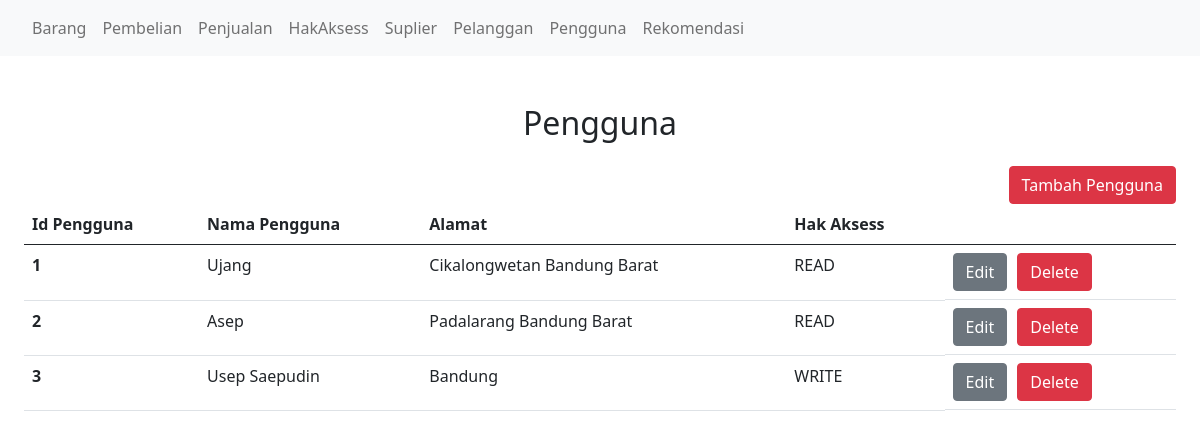
Screenshot of /Pengguna/index.php with the database file from the repository.
### tables this page shows
CREATE TABLE `Pengguna` (
  `idPengguna` int(11) NOT NULL AUTO_INCREMENT,
  `NamaPengguna` varchar(100) NOT NULL,
  `Password` varchar(100) NOT NULL,
  `NamaDepan` varchar(100) DEFAULT NULL,
  `NamaBelakang` varchar(100) DEFAULT NULL,
  `Alamat` varchar(100) DEFAULT NULL,
  `idAksess` int(11) DEFAULT NULL,
  PRIMARY KEY (`idPengguna`),
  KEY `Pengguna_FK` (`idAksess`),
  CONSTRAINT `Pengguna_FK` FOREIGN KEY (`idAksess`) REFERENCES `HakAksess` (`idHakAksess`)
);

CREATE TABLE `HakAksess` (
  `idHakAksess` int(11) NOT NULL,
  `NamaAksess` enum('READ','WRITE') NOT NULL,
  `Keterangan` varchar(45) DEFAULT NULL,
  PRIMARY KEY (`idHakAksess`)
);

### Pengguna/index.php (the view, shortened to what this page needs)
<!DOCTYPE html>
<html lang="en">
<head>
  <link href="https://cdn.jsdelivr.net/npm/bootstrap@5.0.2/dist/css/bootstrap.min.css" rel="stylesheet"
>
</head>
<body>
  <nav class="navbar navbar-expand-lg navbar-light bg-light px-4">
    <div class="collapse navbar-collapse" id="navbarNavAltMarkup">
      <div class="navbar-nav">
        <a class="nav-item nav-link" href="/">Barang</a>
        <a class="nav-item nav-link" href="/pembelian.php">Pembelian</a>
        <a class="nav-item nav-link" href="/penjualan.php">Penjualan</a>
        <a class="nav-item nav-link" href="/hakAksess.php">HakAksess</a>
        <a class="nav-item nav-link" href="/suplier.php">Suplier</a>
        <a class="nav-item nav-link" href="/pelanggan.php">Pelanggan</a>
        <a class="nav-item nav-link" href="/Pengguna/index.php">Pengguna</a>
        <a class="nav-item nav-link" href="/RekomendasiPaket.php">Rekomendasi</a>
      </div>
    </div>
  </nav>
  <div class="px-4 mt-5">
    <h2 class="text-center mb-4">Pengguna</h2>
    <div class="d-flex flex-row-reverse">
      <a href="../add.php" class="btn btn-danger">Tambah Pengguna</a>
    </div>
    <table class="table">
      <thead class="thead-dark">
        <tr>
          <th scope="col">Id Pengguna</th>
          <th scope="col">Nama Pengguna</th>
          <th scope="col">Alamat</th>
          <th scope="col">Hak Aksess</th>
          <th scope="col"></th>
        </tr>
      </thead>
      <tbody>
        <?php
            require '../connection.php';
            $result = mysqli_query($conn, "SELECT idPengguna, NamaPengguna, Alamat, HakAksess.NamaAksess  from Pengguna left join HakAksess on Pengguna.idAksess  = HakAksess.idHakAksess;");
            if (mysqli_num_rows($result) > 0) {
                while ($row = mysqli_fetch_assoc($result)) {
                    $idPengguna = $row["idPengguna"];
                    $NamaPengguna = $row["NamaPengguna"];
                    $AlamatPengguna = $row["Alamat"];
                    $HakAksess = $row['NamaAksess'];
                    echo  "<tr>
                    <th>$idPengguna</th>
                    <td>$NamaPengguna</td>
                    <td>$AlamatPengguna</td>
                    <td>$HakAksess</td>
                    <td class='d-flex'>
                      <a class='btn btn-secondary' style='margin-right: 10px' href='/Pengguna/edit.php?q=$idPengguna'>Edit</a>
                      <form action='/Pengguna/delete.php' method='post'>
                        <input type='hidden' name='idPengguna' value='<?php echo $idPengguna; ?>'>
                        <button type='submit' class='btn btn-danger ml-2'>Delete</button>
                      </form>
                    </td>
                  </tr>";
                }
            }
        ?>
      </tbody>
    </table>
  </div>
</body>
</html>

### rows the page displays
pengguna: idPengguna "1", NamaPengguna "Ujang", Alamat "Cikalongwetan Bandung Barat", idAksess.NamaAksess "READ"
pengguna: idPengguna "2", NamaPengguna "Asep", Alamat "Padalarang Bandung Barat", idAksess.NamaAksess "READ"
pengguna: idPengguna "3", NamaPengguna "Usep Saepudin", Alamat "Bandung", idAksess.NamaAksess "WRITE"
